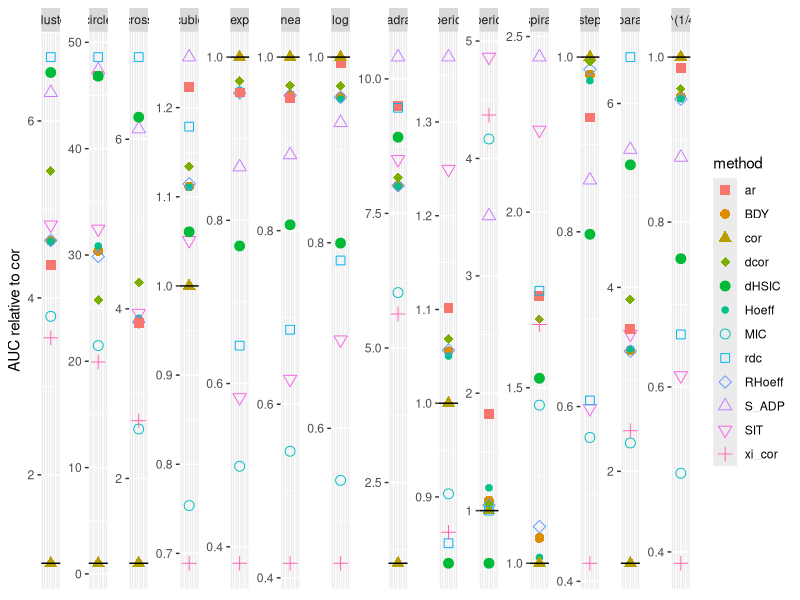
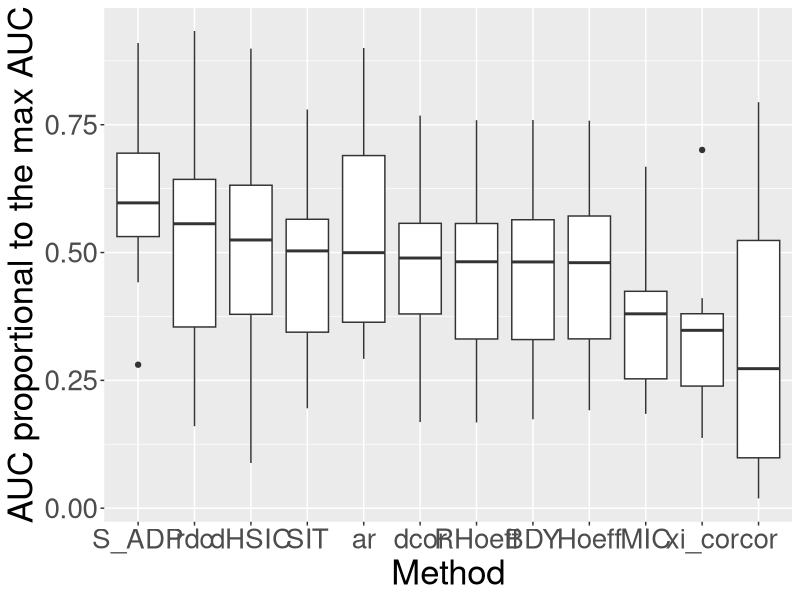
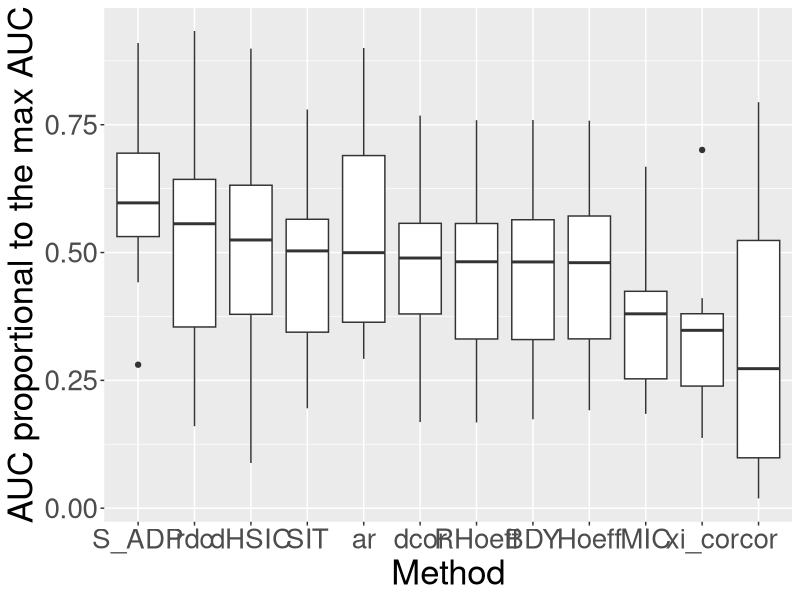
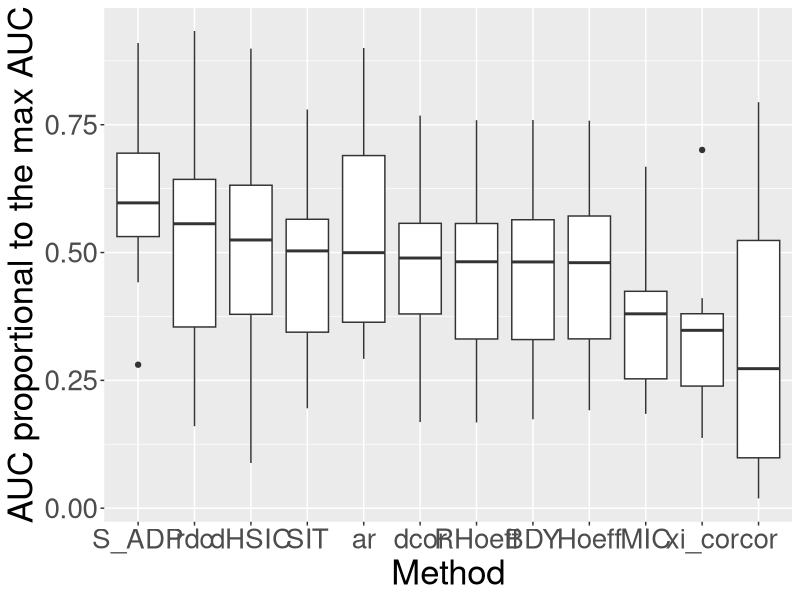

Source code (R) for these figures, in order:

# 7.3.2024

library(dplyr)
library(pracma)
library(ggplot2)

Results = read.table("power_analysis/power_results.txt", header = T)

Results_monotonic = read.table("power_analysis_monotonic/monotonic_power_results.txt", header = T)

Results = dplyr::bind_rows(Results, Results_monotonic)

Results = Results %>% dplyr::filter(method != "spearman")

rm(Results_monotonic)

Results = Results %>% 
  mutate(
    d_type = case_match(d_type, 
                        "clusters" ~ "5 clusters",
                        .default = d_type)
    )

d_type = unique(Results$d_type)

method = unique(Results$method)

x = unique(Results$noise)

D = Results %>% group_by(d_type, method) %>% summarise(AUC = pracma::trapz(x, power))

D = D %>% arrange(method)

D$AUC = D$AUC/30 # 30 is the theoretical max AUC. Thus AUC in D is a proportion of AUC of the max AUC

D_cor = D %>% filter(method == "cor")

D = D %>% group_by(method) %>% mutate(relative_AUC = AUC/D_cor$AUC) 

ggplot(data = D, mapping = aes(x = 1, y = relative_AUC, group = method)) +
  geom_point(aes(color = method, shape = method), size = 3) +
  scale_shape_manual(values = c(15:25, 3)) +
  ggforce::facet_row(vars(d_type), scales = "free", space = "free") + 
  theme(axis.title.x=element_blank(),
        axis.text.x=element_blank(),
        axis.ticks.x=element_blank()) +
  geom_hline(yintercept = 1) +
  ylab("AUC relative to cor")



D = D %>% group_by(method) %>% mutate(sum_AUC = sum(AUC), mean_AUC = mean(AUC), sd_AUC = sd(AUC))

D2 = D %>% group_by(method) %>% summarise(sum_AUC = unique(sum_AUC), mean_AUC = unique(mean_AUC), sd_AUC = unique(sd_AUC))

D2 %>% arrange(desc(sum_AUC))

# The percentage of proportional AUC with respect to the method returning the max prop. AUC 

D2 %>% arrange(desc(sum_AUC)) %>% mutate(relative_AUC = sum_AUC/max(sum_AUC), CV = sd_AUC/mean_AUC)

AUC_boxplot = ggplot(data = D, mapping = aes(x = reorder(method, AUC, FUN = median, decreasing = TRUE), 
                                             y = AUC, group = method)) +
  geom_boxplot() +
  labs(x = "Method",
       y = "AUC proportional to the max AUC") +
  theme(text = element_text(size = 25))  

AUC_boxplot

ggsave(filename="power_analysis/AUC_boxplot.pdf", 
       plot = AUC_boxplot, 
       device = cairo_pdf, 
       width = 400, 
       height = 297, 
       units = "mm")

ggsave(filename="power_analysis/AUC_boxplot.png", 
       plot = AUC_boxplot, 
       device = png, 
       width = 420, 
       height = 297, 
       units = "mm",
       dpi = 700)

# How much lower is the power of the A-R method in the linear case compared to 
# Pearson and distance correlation?

100*(1 - D$AUC[D$method == "ar" & D$d_type == "linear"]/D$AUC[D$method == "cor" & D$d_type == "linear"])
100*(1 - D$AUC[D$method == "dcor" & D$d_type == "linear"]/D$AUC[D$method == "cor" & D$d_type == "linear"])
100*(1 - D$AUC[D$method == "S_ADP" & D$d_type == "linear"]/D$AUC[D$method == "cor" & D$d_type == "linear"])


100*(1 - D$AUC[D$method == "ar" & D$d_type == "linear"]/D$AUC[D$method == "dcor" & D$d_type == "linear"])

# How much lower is the power of the A-R method in the quadratic case compared to 
# Pearson and distance correlation?

D$AUC[D$method == "ar" & D$d_type == "quadratic"]/D$AUC[D$method == "cor" & D$d_type == "quadratic"]
D$AUC[D$method == "dcor" & D$d_type == "quadratic"]/D$AUC[D$method == "cor" & D$d_type == "quadratic"]
D$AUC[D$method == "S_ADP" & D$d_type == "quadratic"]/D$AUC[D$method == "cor" & D$d_type == "quadratic"]

D$AUC[D$method == "ar" & D$d_type == "quadratic"]/D$AUC[D$method == "dcor" & D$d_type == "quadratic"]

#

ar_vs_cor = D$AUC[D$method == "ar"]/D$AUC[D$method == "cor"]
names(ar_vs_cor) = D$d_type[D$method == "ar"]
ar_vs_cor
         
SADP_vs_cor = D$AUC[D$method == "S_ADP"]/D$AUC[D$method == "cor"]
names(SADP_vs_cor) = D$d_type[D$method == "S_ADP"]
SADP_vs_cor

dcor_vs_cor = D$AUC[D$method == "dcor"]/D$AUC[D$method == "cor"]
names(dcor_vs_cor) = D$d_type[D$method == "dcor"]
dcor_vs_cor

ar_vs_dcor = D$AUC[D$method == "ar"]/D$AUC[D$method == "dcor"]
names(ar_vs_dcor) = D$d_type[D$method == "ar"]
ar_vs_dcor   

ar_vs_SADP = D$AUC[D$method == "ar"]/D$AUC[D$method == "S_ADP"]
names(ar_vs_SADP) = D$d_type[D$method == "ar"]
ar_vs_SADP   

##

Results = read.table("power_analysis/power_results.txt", header = T)

Results_monotonic = read.table("power_analysis_monotonic/monotonic_power_results.txt", header = T)

Results = dplyr::bind_rows(Results, Results_monotonic)

rm(Results_monotonic)

D = Results %>% group_by(d_type, method) %>% summarise(AUC = pracma::trapz(x, power))

D$AUC = D$AUC/30

D %>% 
  filter(d_type == "linear") %>%
  select(method, AUC) %>%
  arrange(desc(AUC))

D %>% 
  filter(d_type == "exp") %>%
  select(method, AUC) %>%
  arrange(desc(AUC))

D %>% 
  filter(d_type == "log") %>%
  select(method, AUC) %>%
  arrange(desc(AUC))


# Do all methods always find the association when noise is small?

D_always_find = Results %>% group_by(d_type, method) %>% dplyr::filter(power == 1 & noise <= 1)

D_always_find %>% 
  group_by(method, noise) %>% 
  summarise(n()) %>% 
  dplyr::arrange(dplyr::desc(`n()`)) %>%
  print(n = 30)
